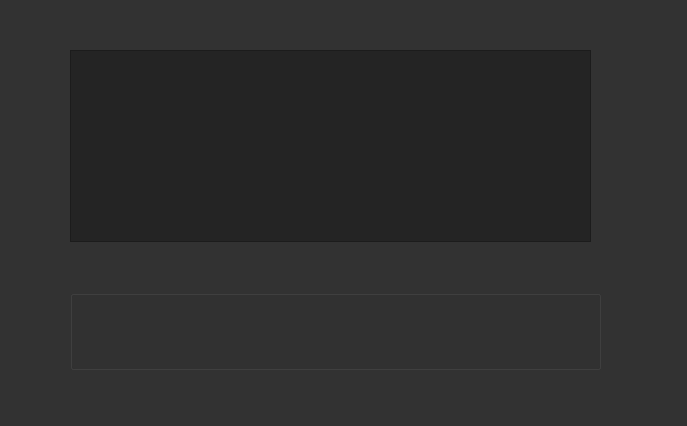
<?xml version="1.0" encoding="UTF-8"?>
<ui version="4.0">
 <class>QuestionForm</class>
 <widget class="QWidget" name="QuestionForm">
  <property name="geometry">
   <rect>
    <x>0</x>
    <y>0</y>
    <width>687</width>
    <height>426</height>
   </rect>
  </property>
  <property name="windowTitle">
   <string>Form</string>
  </property>
  <property name="styleSheet">
   <string notr="true">QToolTip
{
     border: 1px solid black;
     background-color: #ffa02f;
     padding: 1px;
     border-radius: 3px;
     opacity: 100;
}

QWidget
{
    color: #b1b1b1;
    background-color: #323232;
}

QWidget:item:hover
{
    background-color: QLinearGradient( x1: 0, y1: 0, x2: 0, y2: 1, stop: 0 #ffa02f, stop: 1 #ca0619);
    color: #000000;
}

QWidget:item:selected
{
    background-color: QLinearGradient( x1: 0, y1: 0, x2: 0, y2: 1, stop: 0 #ffa02f, stop: 1 #d7801a);
}

QMenuBar::item
{
    background: transparent;
}

QMenuBar::item:selected
{
    background: transparent;
    border: 1px solid #ffaa00;
}

QMenuBar::item:pressed
{
    background: #444;
    border: 1px solid #000;
    background-color: QLinearGradient(
        x1:0, y1:0,
        x2:0, y2:1,
        stop:1 #212121,
        stop:0.4 #343434/*,
        stop:0.2 #343434,
        stop:0.1 #ffaa00*/
    );
    margin-bottom:-1px;
    padding-bottom:1px;
}

QMenu
{
    border: 1px solid #000;
}

QMenu::item
{
    padding: 2px 20px 2px 20px;
}

QMenu::item:selected
{
    color: #000000;
}

QWidget:disabled
{
    color: #404040;
    background-color: #323232;
}

QAbstractItemView
{
    background-color: QLinearGradient( x1: 0, y1: 0, x2: 0, y2: 1, stop: 0 #4d4d4d, stop: 0.1 #646464, stop: 1 #5d5d5d);
}

QWidget:focus
{
    /*border: 2px solid QLinearGradient( x1: 0, y1: 0, x2: 0, y2: 1, stop: 0 #ffa02f, stop: 1 #d7801a);*/
}

QLineEdit
{
    background-color: QLinearGradient( x1: 0, y1: 0, x2: 0, y2: 1, stop: 0 #4d4d4d, stop: 0 #646464, stop: 1 #5d5d5d);
    padding: 1px;
    border-style: solid;
    border: 1px solid #1e1e1e;
    border-radius: 5;
}

QPushButton
{
    color: #b1b1b1;
    background-color: QLinearGradient( x1: 0, y1: 0, x2: 0, y2: 1, stop: 0 #565656, stop: 0.1 #525252, stop: 0.5 #4e4e4e, stop: 0.9 #4a4a4a, stop: 1 #464646);
    border-width: 1px;
    border-color: #1e1e1e;
    border-style: solid;
    border-radius: 6;
    padding: 3px;
    font-size: 12px;
    padding-left: 5px;
    padding-right: 5px;
}

QPushButton:pressed
{
    background-color: QLinearGradient( x1: 0, y1: 0, x2: 0, y2: 1, stop: 0 #2d2d2d, stop: 0.1 #2b2b2b, stop: 0.5 #292929, stop: 0.9 #282828, stop: 1 #252525);
}

QComboBox
{
    selection-background-color: #ffaa00;
    border-style: solid;
    border: 1px solid #1e1e1e;
    border-radius: 5;
    padding-top: 3px;
    padding-left: 4px;
    background-color: QLinearGradient( x1: 0, y1: 0, x2: 0, y2: 1, stop: 0 #565656, stop: 0.1 #525252, stop: 0.5 #4e4e4e, stop: 0.9 #4a4a4a, stop: 1 #464646);
    selection-background-color: #ffaa00;
}

QComboBox:hover,QPushButton:hover
{
    border: 2px solid QLinearGradient( x1: 0, y1: 0, x2: 0, y2: 1, stop: 0 #ffa02f, stop: 1 #d7801a);
}

QComboBox:on
{
    padding-top: 3px;
    padding-left: 4px;
    background-color: QLinearGradient( x1: 0, y1: 0, x2: 0, y2: 1, stop: 0 #2d2d2d, stop: 0.1 #2b2b2b, stop: 0.5 #292929, stop: 0.9 #282828, stop: 1 #252525);
    selection-background-color: #ffaa00;
}

QComboBox QAbstractItemView
{
    color: white;
    border: 2px solid darkgray;
    selection-background-color: QLinearGradient( x1: 0, y1: 0, x2: 0, y2: 1, stop: 0 #ffa02f, stop: 1 #d7801a);
}

QComboBox::drop-down
{
     subcontrol-origin: padding;
     subcontrol-position: top right;
     width: 15px;

     border-left-width: 0px;
     border-left-color: darkgray;
     border-left-style: solid; /* just a single line */
     border-top-right-radius: 3px; /* same radius as the QComboBox */
     border-bottom-right-radius: 3px;
 }

QComboBox::down-arrow
{
     image: url(:/icons/down_arrow.png);
}

QGroupBox:focus
{
border: 2px solid QLinearGradient( x1: 0, y1: 0, x2: 0, y2: 1, stop: 0 #ffa02f, stop: 1 #d7801a);
}

QTextEdit:focus
{
    border: 2px solid QLinearGradient( x1: 0, y1: 0, x2: 0, y2: 1, stop: 0 #ffa02f, stop: 1 #d7801a);
}

QScrollBar:horizontal {
     border: 1px solid #222222;
     background: QLinearGradient( x1: 0, y1: 0, x2: 0, y2: 1, stop: 0.0 #121212, stop: 0.2 #282828, stop: 1 #484848);
     height: 7px;
     margin: 0px 16px 0 16px;
}

QScrollBar::handle:horizontal
{
      background: QLinearGradient( x1: 0, y1: 0, x2: 1, y2: 0, stop: 0 #ffa02f, stop: 0.5 #d7801a, stop: 1 #ffa02f);
      min-height: 20px;
      border-radius: 2px;
}

QScrollBar::add-line:horizontal {
      border: 1px solid #1b1b19;
      border-radius: 2px;
      background: QLinearGradient( x1: 0, y1: 0, x2: 1, y2: 0, stop: 0 #ffa02f, stop: 1 #d7801a);
      width: 14px;
      subcontrol-position: right;
      subcontrol-origin: margin;
}

QScrollBar::sub-line:horizontal {
      border: 1px solid #1b1b19;
      border-radius: 2px;
      background: QLinearGradient( x1: 0, y1: 0, x2: 1, y2: 0, stop: 0 #ffa02f, stop: 1 #d7801a);
      width: 14px;
     subcontrol-position: left;
     subcontrol-origin: margin;
}

QScrollBar::right-arrow:horizontal, QScrollBar::left-arrow:horizontal
{
      border: 1px solid black;
      width: 1px;
      height: 1px;
      background: white;
}

QScrollBar::add-page:horizontal, QScrollBar::sub-page:horizontal
{
      background: none;
}

QScrollBar:vertical
{
      background: QLinearGradient( x1: 0, y1: 0, x2: 1, y2: 0, stop: 0.0 #121212, stop: 0.2 #282828, stop: 1 #484848);
      width: 7px;
      margin: 16px 0 16px 0;
      border: 1px solid #222222;
}

QScrollBar::handle:vertical
{
      background: QLinearGradient( x1: 0, y1: 0, x2: 0, y2: 1, stop: 0 #ffa02f, stop: 0.5 #d7801a, stop: 1 #ffa02f);
      min-height: 20px;
      border-radius: 2px;
}

QScrollBar::add-line:vertical
{
      border: 1px solid #1b1b19;
      border-radius: 2px;
      background: QLinearGradient( x1: 0, y1: 0, x2: 0, y2: 1, stop: 0 #ffa02f, stop: 1 #d7801a);
      height: 14px;
      subcontrol-position: bottom;
      subcontrol-origin: margin;
}

QScrollBar::sub-line:vertical
{
      border: 1px solid #1b1b19;
      border-radius: 2px;
      background: QLinearGradient( x1: 0, y1: 0, x2: 0, y2: 1, stop: 0 #d7801a, stop: 1 #ffa02f);
      height: 14px;
      subcontrol-position: top;
      subcontrol-origin: margin;
}

QScrollBar::up-arrow:vertical, QScrollBar::down-arrow:vertical
{
      border: 1px solid black;
      width: 1px;
      height: 1px;
      background: white;
}


QScrollBar::add-page:vertical, QScrollBar::sub-page:vertical
{
      background: none;
}

QTextEdit
{
    background-color: #242424;
}

QPlainTextEdit
{
    background-color: #242424;
}

QHeaderView::section
{
    background-color: QLinearGradient(x1:0, y1:0, x2:0, y2:1, stop:0 #616161, stop: 0.5 #505050, stop: 0.6 #434343, stop:1 #656565);
    color: white;
    padding-left: 4px;
    border: 1px solid #6c6c6c;
}

QCheckBox:disabled
{
color: #414141;
}

QDockWidget::title
{
    text-align: center;
    spacing: 3px; /* spacing between items in the tool bar */
    background-color: QLinearGradient(x1:0, y1:0, x2:0, y2:1, stop:0 #323232, stop: 0.5 #242424, stop:1 #323232);
}

QDockWidget::close-button, QDockWidget::float-button
{
    text-align: center;
    spacing: 1px; /* spacing between items in the tool bar */
    background-color: QLinearGradient(x1:0, y1:0, x2:0, y2:1, stop:0 #323232, stop: 0.5 #242424, stop:1 #323232);
}

QDockWidget::close-button:hover, QDockWidget::float-button:hover
{
    background: #242424;
}

QDockWidget::close-button:pressed, QDockWidget::float-button:pressed
{
    padding: 1px -1px -1px 1px;
}

QMainWindow::separator
{
    background-color: QLinearGradient(x1:0, y1:0, x2:0, y2:1, stop:0 #161616, stop: 0.5 #151515, stop: 0.6 #212121, stop:1 #343434);
    color: white;
    padding-left: 4px;
    border: 1px solid #4c4c4c;
    spacing: 3px; /* spacing between items in the tool bar */
}

QMainWindow::separator:hover
{

    background-color: QLinearGradient(x1:0, y1:0, x2:0, y2:1, stop:0 #d7801a, stop:0.5 #b56c17 stop:1 #ffa02f);
    color: white;
    padding-left: 4px;
    border: 1px solid #6c6c6c;
    spacing: 3px; /* spacing between items in the tool bar */
}

QToolBar::handle
{
     spacing: 3px; /* spacing between items in the tool bar */
     background: url(:/icons/handle.png);
}

QMenu::separator
{
    height: 2px;
    background-color: QLinearGradient(x1:0, y1:0, x2:0, y2:1, stop:0 #161616, stop: 0.5 #151515, stop: 0.6 #212121, stop:1 #343434);
    color: white;
    padding-left: 4px;
    margin-left: 10px;
    margin-right: 5px;
}

QProgressBar
{
    border: 2px solid grey;
    border-radius: 5px;
    text-align: center;
}

QProgressBar::chunk
{
    background-color: #d7801a;
    width: 2.15px;
    margin: 0.5px;
}

QTabBar::tab {
    color: #b1b1b1;
    border: 1px solid #444;
    border-bottom-style: none;
    background-color: #323232;
    padding-left: 10px;
    padding-right: 10px;
    padding-top: 3px;
    padding-bottom: 2px;
    margin-right: -1px;
}

QTabWidget::pane {
    border: 1px solid #444;
    top: 1px;
}

QTabBar::tab:last
{
    margin-right: 0; /* the last selected tab has nothing to overlap with on the right */
    border-top-right-radius: 3px;
}

QTabBar::tab:first:!selected
{
 margin-left: 0px; /* the last selected tab has nothing to overlap with on the right */


    border-top-left-radius: 3px;
}

QTabBar::tab:!selected
{
    color: #b1b1b1;
    border-bottom-style: solid;
    margin-top: 3px;
    background-color: QLinearGradient(x1:0, y1:0, x2:0, y2:1, stop:1 #212121, stop:.4 #343434);
}

QTabBar::tab:selected
{
    border-top-left-radius: 3px;
    border-top-right-radius: 3px;
    margin-bottom: 0px;
}

QTabBar::tab:!selected:hover
{
    /*border-top: 2px solid #ffaa00;
    padding-bottom: 3px;*/
    border-top-left-radius: 3px;
    border-top-right-radius: 3px;
    background-color: QLinearGradient(x1:0, y1:0, x2:0, y2:1, stop:1 #212121, stop:0.4 #343434, stop:0.2 #343434, stop:0.1 #ffaa00);
}

QRadioButton::indicator:checked, QRadioButton::indicator:unchecked{
    color: #b1b1b1;
    background-color: #323232;
    border: 1px solid #b1b1b1;
    border-radius: 6px;
}

QRadioButton::indicator:checked
{
    background-color: qradialgradient(
        cx: 0.5, cy: 0.5,
        fx: 0.5, fy: 0.5,
        radius: 1.0,
        stop: 0.25 #ffaa00,
        stop: 0.3 #323232
    );
}

QCheckBox::indicator{
    color: #b1b1b1;
    background-color: #323232;
    border: 1px solid #b1b1b1;
    width: 9px;
    height: 9px;
}

QRadioButton::indicator
{
    border-radius: 6px;
}

QRadioButton::indicator:hover, QCheckBox::indicator:hover
{
    border: 1px solid #ffaa00;
}

QCheckBox::indicator:checked
{
    image:url(:/icons/checkbox.png);
}

QCheckBox::indicator:disabled, QRadioButton::indicator:disabled
{
    border: 1px solid #444;
}</string>
  </property>
  <widget class="QTextBrowser" name="questionArea">
   <property name="geometry">
    <rect>
     <x>70</x>
     <y>50</y>
     <width>521</width>
     <height>192</height>
    </rect>
   </property>
  </widget>
  <widget class="QGroupBox" name="alternativesArea">
   <property name="geometry">
    <rect>
     <x>70</x>
     <y>290</y>
     <width>531</width>
     <height>80</height>
    </rect>
   </property>
   <property name="title">
    <string/>
   </property>
  </widget>
 </widget>
 <resources/>
 <connections/>
</ui>
